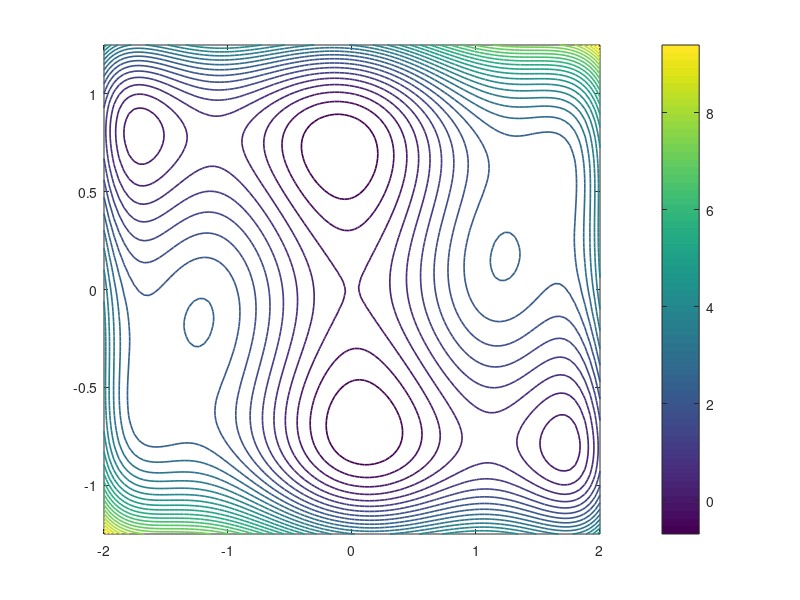

Source code (MATLAB): (Note: this script raises an error after producing the figure.)
%% The Dixon-Szego function in 2D optimisation
% Jari Fowkes and Nick Trefethen, November 2010

%%
% (Chebfun example opt/DixonSzego.m)
% [Tags: #optimization, #2D, #MIN2]
  
%% 1. 1D Chebfun solution
% The Chebfun example "The Rosenbrock function in 2D optimization"
% shows how Chebfun can be used to minimize a function of two variables
% over a rectangle.  The present example is adapted from that one, and simply
% considers another function investigated by Dixon and Szego in 1975:
f = @(x,y) (4-2.1*x.^2+ x.^4/3).*x.^2 + x.*y + 4*(y.^2-1).*y.^2;

%%
% Over the rectangle $[-2,2] \times [-1.25,1.25]$, the function looks like this:
LW = 'linewidth'; FS = 'fontsize'; MS = 'markersize';
x = linspace(-2,2); y = linspace(-1.25,1.25);
[xx,yy] = meshgrid(x,y); ff = f(xx,yy);
figure, contour(x,y,ff,30,LW,1.2), colorbar
axis([-2 2 -1.25 1.25]), hold on

%%
% Here is Chebfun code taken from opt/Rosenbrock.m to find the minimum and
% plot the point where it is attained. (The minimum is actually achieved at
% two points, because of symmetry, but Chebfun does not detect this.)
tic
fminx0 = @(x0) min(chebfun(@(y) f(x0,y),[-1.25 1.25]));
fminx = chebfun(fminx0,[-2 2],'vectorize','splitting','on');
[minf,minx] = min(fminx)
[minf,miny] = min(chebfun(@(y) f(minx,y), [-1 3]))
toc
plot(minx,miny,'.k',MS,20)

%% 2. Chebfun2 solution
% The above discussion was state-of-the-art Chebfun in 2010,
% but later it became more convenient and faster to solve such a problem
% with Chebfun2, as shown in 
% the Chebfun example "The Rosenbrock function in 2D optimization
% (revisited)".  Let us do likewise for this Dixon-Szego example.
% We can simply write
tic
F = chebfun2(f,[-2,2,-1.25,1.25]);
[minf,minx] = min2(F)
toc

%%
% And here is a plot.  Chebfun2 has made an arbitrary choice
% between the two equal global minima.
hold off
contour(F,30,LW,1.2), colorbar, axis([-2 2 -1.25 1.25])
hold on, plot(minx(1),minx(2),'.k',MS,20)

%%
% Reference:
%
% [1] L. C. W. Dixon and G. P. Szego,
% The global optimization problem: an introduction, in
% L. C. W. Dixon and G. P. Szego (eds.),
% Towards Global Optimisation 2, North-Holland, Amsterdam 1978,
% pp. 1-15.
